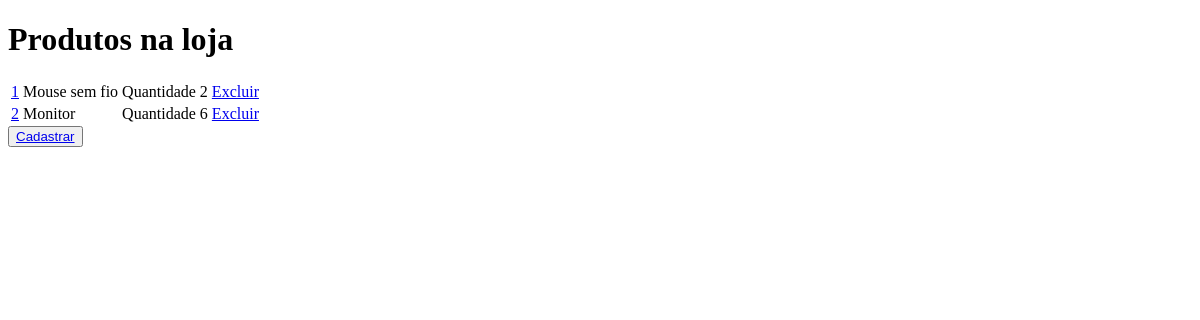
The app's page /produtos, older data.
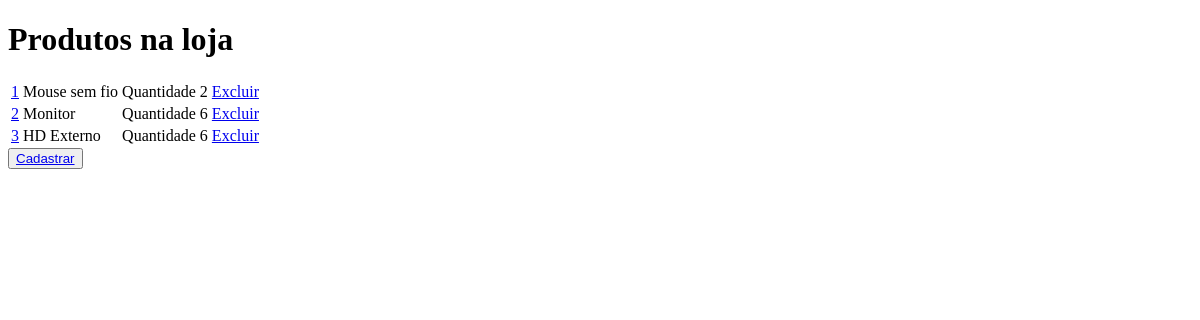
The same page, newer data.
### Loja/models.py (models this page shows)
class produto(models.Model):
    Desc = models.CharField(max_length=200)
    Quant = models.CharField(max_length=2)

### Loja/views.py (the view)
# urls.py: path('produtos', views.produtos, name='produtos'),
def produtos(request):
    template = loader.get_template('produtos.html')
    Produtos = produto.objects.all().values()
    context = {
        'Produtos': Produtos,
    }
    return  HttpResponse(template.render(context,request))

### Loja/templates/produtos.html (shortened to what this page needs)
<!DOCTYPE html>
<html lang="en">
<head>
</head>
<body class="#prod">
<table>
<h1>Produtos na loja</h1>
<tr>
  {% for x in Produtos %}
    <td><a href="update/{{x.id}}">{{x.id}}</a></td>
    <td>{{x.Desc}} </td>
    <td>Quantidade {{x.Quant}}</td>
    <td><a href="delete/{{ x.id }}">Excluir</a></td>
</tr>
{% endfor %}
</table>
<button type="button" class="btn btn-light"><a href="{% url 'add' %}">Cadastrar</a></button>
</body>
</html>

Row changes from the older to the newer data that the page shows:
added produto: id "3", Desc "HD Externo", Quant "6"
